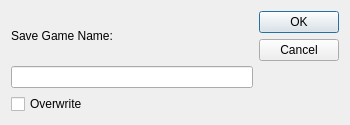
<?xml version="1.0" encoding="UTF-8"?>
<ui version="4.0">
 <class>SaveGameNameDialog</class>
 <widget class="QDialog" name="SaveGameNameDialog">
  <property name="geometry">
   <rect>
    <x>0</x>
    <y>0</y>
    <width>350</width>
    <height>125</height>
   </rect>
  </property>
  <property name="minimumSize">
   <size>
    <width>350</width>
    <height>125</height>
   </size>
  </property>
  <property name="maximumSize">
   <size>
    <width>350</width>
    <height>125</height>
   </size>
  </property>
  <property name="windowTitle">
   <string>Save Game As...</string>
  </property>
  <layout class="QHBoxLayout" name="horizontalLayout">
   <item>
    <layout class="QVBoxLayout" name="verticalLayout">
     <item>
      <widget class="QLabel" name="labelSaveGameName">
       <property name="text">
        <string>Save Game Name:</string>
       </property>
      </widget>
     </item>
     <item>
      <widget class="QLineEdit" name="lineEditSaveGameName"/>
     </item>
     <item>
      <widget class="QCheckBox" name="checkBoxOverwrite">
       <property name="text">
        <string>Overwrite</string>
       </property>
      </widget>
     </item>
    </layout>
   </item>
   <item>
    <widget class="QDialogButtonBox" name="buttonBox">
     <property name="orientation">
      <enum>Qt::Vertical</enum>
     </property>
     <property name="standardButtons">
      <set>QDialogButtonBox::Cancel|QDialogButtonBox::Ok</set>
     </property>
    </widget>
   </item>
  </layout>
 </widget>
 <resources/>
 <connections>
  <connection>
   <sender>buttonBox</sender>
   <signal>accepted()</signal>
   <receiver>SaveGameNameDialog</receiver>
   <slot>accept()</slot>
   <hints>
    <hint type="sourcelabel">
     <x>248</x>
     <y>254</y>
    </hint>
    <hint type="destinationlabel">
     <x>157</x>
     <y>274</y>
    </hint>
   </hints>
  </connection>
  <connection>
   <sender>buttonBox</sender>
   <signal>rejected()</signal>
   <receiver>SaveGameNameDialog</receiver>
   <slot>reject()</slot>
   <hints>
    <hint type="sourcelabel">
     <x>316</x>
     <y>260</y>
    </hint>
    <hint type="destinationlabel">
     <x>286</x>
     <y>274</y>
    </hint>
   </hints>
  </connection>
 </connections>
</ui>
